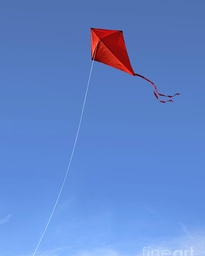
#> input picture Images/kite.jpg, 205 x 256 px, shrunk from 600 x 750 before the run, found by its file name
$ jupyter execute --allow-errors 'Introduction to Image Segmentation Techniques Part 1 .ipynb'   (shell and % lines are left out)
#> lines starting #> are read from the running program, lines starting #| are printed output that depends on the picture; after the words box and inside, x2 and y2 are one past the last pixel; in counts of white or black regions, pixels touching at a corner belong together
https://www.analyticsvidhya.com/blog/2019/04/introduction-image-segmentation-techniques-python/

In computer vision, image segmentation is the process of partitioning a digital image into multiple segments (sets of pixels also known as image objects).

More precisely, image segmetnatiom is the process of assigning a label to every pixel in an image such that pixels with the same label share certain characteristics

The goal of segmentation is to simplify and or change the representation of an image into something that is more meaningful and easier to analyze

# Region-based Segmentation

One simple way to segment different objects could be to use their pixel values

In this case, we can set a threshold value. The pixel values falling below or above that threshold can be classified accordingly (as an object or the background). This technique is known as <b>Threshold Segmentation.

[cell 1]
import numpy as np

import cv2
from scipy import ndimage
from skimage.color import rgb2gray

import matplotlib.pyplot as plt

#your matplotlib graphs will be included in your notebook, next to the code

[cell 2]
# img_C = cv2.imread("images/test_image.jpeg")  #remember cv2 reads as GBR
img_P = plt.imread("images/kite.jpg")   #plt reads as RGB
#> img_P is the input picture: shape (256, 205, 3); mean R, G, B 97.2, 134.2, 204.3

#> (a cell that did not finish here is left out)

[cell 4]
#using matplot

plt.imshow(img_P)

#Using matplotlib for this tutorial

[cell 5]
gray = rgb2gray(img_P)
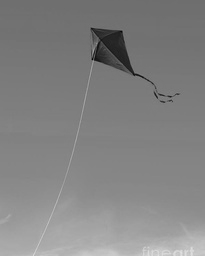
#> gray: shape (256, 205) float64; min 0.0123, max 0.885, mean 0.515
plt.imshow(gray, cmap='gray')

Now, we want to apply a certain threshold to this image. This threshold should separate the image into two parts – the foreground and the background

We will take the mean of the pixel values and use that as a threshold. If the pixel value is more than our threshold, we can say that it belongs to an object. If the pixel value is less than the threshold, it will be treated as the background

[cell 6]
gray = rgb2gray(img_P)
gray_r = gray.reshape(gray.shape[0]*gray.shape[1])

for i in range(gray_r.shape[0]):
    if gray_r[i] > 0.3:
        gray_r[i] = 0
    else:
        gray_r[i] = 1
gray = gray_r.reshape(gray.shape[0],gray.shape[1])
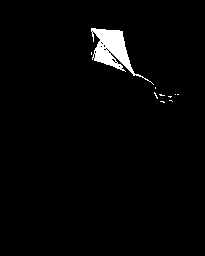
#> gray: shape (256, 205) float64; values 0 (black) and 1 (white), 2.3% white; 10 white regions (9 under 20 px), largest, box (x1, y1, x2, y2) and area: (91, 28, 154, 85) 1142
plt.imshow(gray, cmap='gray')

[cell 7]
gray

Nice! The darker region (black) represents the background and the brighter (white) region is the foreground. We can define multiple thresholds as well to detect multiple objects:

[cell 8]
gray_r = gray.reshape(gray.shape[0]*gray.shape[1])
for i in range(gray_r.shape[0]):
    if gray_r[i] > gray_r.mean():
        gray_r[i] = 3
    elif gray_r[i] > 0.5:
        gray_r[i] = 2
    elif gray_r[i] > 0.25:
        gray_r[i] = 1
    else:
        gray_r[i] = 0
gray = gray_r.reshape(gray.shape[0],gray.shape[1])
plt.imshow(gray, cmap='gray')

# Edge Detection Segmentation

Edges in images are areas with strong intensity contrasts; a jump in intensity from one pixel to the next

To do that we can make use of filters and convolutions === We wil luse <b>Sober </b> filters to detect the edge

[cell 9]
image = plt.imread("Images/index.png")
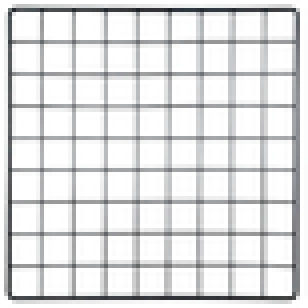
#> input picture Images/index.png, 77 x 77 px, shrunk from 225 x 225 before the run (shown 4 times larger)
#> image is the input picture: shape (77, 77, 3) float32; mean R, G, B 0.879, 0.881, 0.883
plt.imshow(image)

It should be fairly simple for us to understand how the edges are detected in this image. Let’s convert it into grayscale and define the sobel filter (both horizontal and vertical) that will be convolved over this image:

[cell 10]
# converting to grayscale
gray = rgb2gray(image)
#> gray: shape (77, 77) float32

# defining the sobel filters
sobel_horizontal = np.array([np.array([1, 2, 1]), np.array([0, 0, 0]), np.array([-1, -2, -1])])
print(sobel_horizontal, 'is a kernel for detecting horizontal edges')

sobel_vertical = np.array([np.array([-1, 0, 1]), np.array([-2, 0, 2]), np.array([-1, 0, 1])])
print(sobel_vertical, 'is a kernel for detecting vertical edges')

[cell 11]
out_h = ndimage.convolve(gray, sobel_horizontal, mode='reflect')
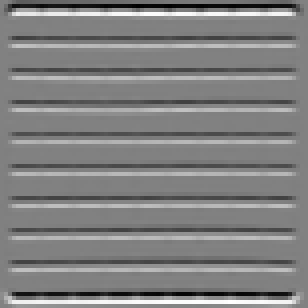
#> out_h: shape (77, 77) float32 (shown 4 times larger); min -3.36, max 3.27, mean 3.86e-09; drawn with min black and max white
out_v = ndimage.convolve(gray, sobel_vertical, mode='reflect')
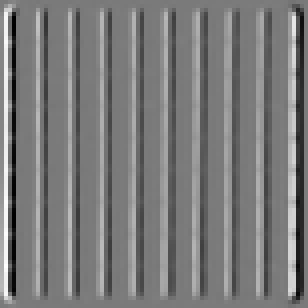
#> out_v: shape (77, 77) float32 (shown 4 times larger); min -2.73, max 2.94, mean 0.00125; drawn with min black and max white
# here mode determines how the input array is extended when the filter overlaps a border.

[cell 12]
l = np.array([[1,2,0,0],[5,3,0,4],[0,0,0,7],[9,3,0,0]])

[cell 13]
sobel_vertical = np.array([np.array([1,1,1]), np.array([1,1,0]), np.array([1, 0,0])])
ndimage.convolve(l, sobel_vertical, mode='reflect')

[cell 14]
l

[cell 15]
sobel_vertical

[cell 16]
plt.imshow(out_v, cmap='gray')

there is another filter that can detect both horizontal and vertical at the same time  = Laplace operator

#> (a cell that did not finish here is left out)

[cell 18]
from scipy import ndimage

gray = rgb2gray(img_P)
kernel_laplace = np.array([np.array([1, 1, 1]), np.array([1, -4, 1]), np.array([1, 1, 1])])
out_l = ndimage.convolve(gray, kernel_laplace, mode='reflect')
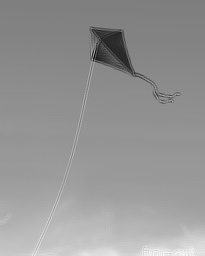
#> out_l: shape (256, 205) float64; min -0.000659, max 3.5, mean 2.06; drawn with min black and max white
plt.imshow(out_l, cmap='gray')

[cell 19]
gray

[cell 20]
out_l

# Image Segmentation based on Clustering

Clustering techniques to divide images into segments

[cell 21]
pic = plt.imread("images/test_image.jpeg")/255   #plt reads as RGBprint(pic.shape)
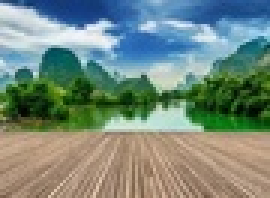
#> input picture Images/test_image.jpeg, 90 x 66 px, shrunk from 263 x 192 before the run, found by its file name (shown 3 times larger)
plt.imshow(pic)

It’s a 3-dimensional image of shape (192, 263, 3). For clustering the image using k-means, we first need to convert it into a 2-dimensional array whose shape will be (length*width, channels)

[cell 22]
# It’s a 3-dimensional image For clustering the image using k-means,
# we first need to convert it into a 2-dimensional array whose shape will be (length*width, channels)
pic_n = pic.reshape(pic.shape[0]*pic.shape[1], pic.shape[2])
pic_n.shape
#> Out = (5940, 3)

[cell 23]
from sklearn.cluster import KMeans
kmeans = KMeans(n_clusters=7, random_state=0).fit(pic_n)
pic2show = kmeans.cluster_centers_[kmeans.labels_]

[cell 24]
cluster_pic = pic2show.reshape(pic.shape[0], pic.shape[1], pic.shape[2])
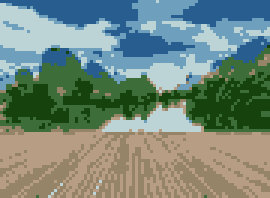
#> cluster_pic: shape (66, 90, 3) float64 (shown 3 times larger); mean R, G, B 0.46, 0.538, 0.492
plt.imshow(cluster_pic)
